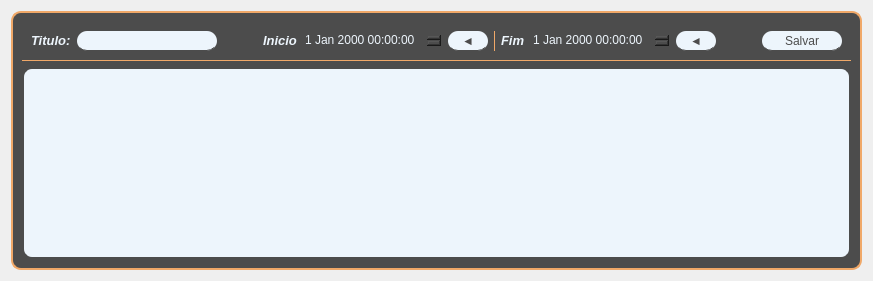
            <widget class="QWidget" name="NewNotas">
             <layout class="QVBoxLayout" name="verticalLayout_31">
              <item>
               <widget class="QFrame" name="frame_39">
                <property name="styleSheet">
                 <string notr="true">background-color: rgb(76, 76, 76);
color: rgb(240, 168, 104);
border-radius: 10px;
border-style: solid;
border-width: 2px;
border-color: rgb(240, 168, 104);</string>
                </property>
                <property name="frameShape">
                 <enum>QFrame::StyledPanel</enum>
                </property>
                <property name="frameShadow">
                 <enum>QFrame::Raised</enum>
                </property>
                <layout class="QVBoxLayout" name="verticalLayout_32">
                 <item>
                  <widget class="QFrame" name="frame_37">
                   <property name="styleSheet">
                    <string notr="true">color: rgb(237, 245, 252);
border-radius: none;
border-top: none;
border-right: none;
border-left: none;
border-width: 1px;</string>
                   </property>
                   <property name="frameShape">
                    <enum>QFrame::StyledPanel</enum>
                   </property>
                   <property name="frameShadow">
                    <enum>QFrame::Raised</enum>
                   </property>
                   <layout class="QHBoxLayout" name="horizontalLayout_22">
                    <item>
                     <widget class="QLabel" name="label_27">
                      <property name="styleSheet">
                       <string notr="true">border: none;</string>
                      </property>
                      <property name="text">
                       <string>&lt;html&gt;&lt;head/&gt;&lt;body&gt;&lt;p&gt;&lt;span style=&quot; font-size:10pt; font-weight:600; font-style:italic;&quot;&gt;Titulo:&lt;/span&gt;&lt;/p&gt;&lt;/body&gt;&lt;/html&gt;</string>
                      </property>
                     </widget>
                    </item>
                    <item>
                     <widget class="QLineEdit" name="lineEdit_13">
                      <property name="sizePolicy">
                       <sizepolicy hsizetype="Expanding" vsizetype="Preferred">
                        <horstretch>0</horstretch>
                        <verstretch>0</verstretch>
                       </sizepolicy>
                      </property>
                      <property name="minimumSize">
                       <size>
                        <width>140</width>
                        <height>20</height>
                       </size>
                      </property>
                      <property name="maximumSize">
                       <size>
                        <width>160</width>
                        <height>16777215</height>
                       </size>
                      </property>
                      <property name="styleSheet">
                       <string notr="true">background-color: rgb(237, 245, 252);
border-radius: 10px;
color: rgb(76, 76, 76);
border-color: none;</string>
                      </property>
                     </widget>
                    </item>
                    <item>
                     <spacer name="horizontalSpacer_3">
                      <property name="orientation">
                       <enum>Qt::Horizontal</enum>
                      </property>
                      <property name="sizeHint" stdset="0">
                       <size>
                        <width>40</width>
                        <height>20</height>
                       </size>
                      </property>
                     </spacer>
                    </item>
                    <item>
                     <widget class="QLabel" name="label_26">
                      <property name="styleSheet">
                       <string notr="true">border: none;</string>
                      </property>
                      <property name="text">
                       <string>&lt;html&gt;&lt;head/&gt;&lt;body&gt;&lt;p&gt;&lt;span style=&quot; font-size:10pt; font-weight:600; font-style:italic;&quot;&gt;Inicio&lt;/span&gt;&lt;/p&gt;&lt;/body&gt;&lt;/html&gt;</string>
                      </property>
                     </widget>
                    </item>
                    <item>
                     <widget class="QDateTimeEdit" name="dateTimeEdit">
                      <property name="styleSheet">
                       <string notr="true">border-color:  rgb(76, 76, 76);</string>
                      </property>
                     </widget>
                    </item>
                    <item>
                     <widget class="QPushButton" name="pushButton_5">
                      <property name="sizePolicy">
                       <sizepolicy hsizetype="Expanding" vsizetype="Preferred">
                        <horstretch>0</horstretch>
                        <verstretch>0</verstretch>
                       </sizepolicy>
                      </property>
                      <property name="minimumSize">
                       <size>
                        <width>40</width>
                        <height>0</height>
                       </size>
                      </property>
                      <property name="maximumSize">
                       <size>
                        <width>40</width>
                        <height>20</height>
                       </size>
                      </property>
                      <property name="styleSheet">
                       <string notr="true">background-color: rgb(237, 245, 252);
border-radius: 10px;
color: rgb(76, 76, 76);
border-color: none;</string>
                      </property>
                      <property name="text">
                       <string>◄</string>
                      </property>
                     </widget>
                    </item>
                    <item>
                     <widget class="Line" name="line">
                      <property name="sizePolicy">
                       <sizepolicy hsizetype="Expanding" vsizetype="Expanding">
                        <horstretch>0</horstretch>
                        <verstretch>0</verstretch>
                       </sizepolicy>
                      </property>
                      <property name="minimumSize">
                       <size>
                        <width>1</width>
                        <height>20</height>
                       </size>
                      </property>
                      <property name="maximumSize">
                       <size>
                        <width>1</width>
                        <height>16777215</height>
                       </size>
                      </property>
                      <property name="styleSheet">
                       <string notr="true">background-color: rgb(240, 168, 104);
border: none;
border-radius: none;</string>
                      </property>
                      <property name="orientation">
                       <enum>Qt::Vertical</enum>
                      </property>
                     </widget>
                    </item>
                    <item>
                     <widget class="QLabel" name="label_25">
                      <property name="styleSheet">
                       <string notr="true">border: none;</string>
                      </property>
                      <property name="text">
                       <string>&lt;html&gt;&lt;head/&gt;&lt;body&gt;&lt;p&gt;&lt;span style=&quot; font-size:10pt; font-weight:600; font-style:italic;&quot;&gt;Fim&lt;/span&gt;&lt;/p&gt;&lt;/body&gt;&lt;/html&gt;</string>
                      </property>
                     </widget>
                    </item>
                    <item>
                     <widget class="QDateTimeEdit" name="dateTimeEdit_2">
                      <property name="styleSheet">
                       <string notr="true">border-color:  rgb(76, 76, 76);</string>
                      </property>
                     </widget>
                    </item>
                    <item>
                     <widget class="QPushButton" name="pushButton_6">
                      <property name="sizePolicy">
                       <sizepolicy hsizetype="Expanding" vsizetype="Preferred">
                        <horstretch>0</horstretch>
                        <verstretch>0</verstretch>
                       </sizepolicy>
                      </property>
                      <property name="minimumSize">
                       <size>
                        <width>40</width>
                        <height>0</height>
                       </size>
                      </property>
                      <property name="maximumSize">
                       <size>
                        <width>40</width>
                        <height>20</height>
                       </size>
                      </property>
                      <property name="styleSheet">
                       <string notr="true">background-color: rgb(237, 245, 252);
border-radius: 10px;
color: rgb(76, 76, 76);
border-color: none;</string>
                      </property>
                      <property name="text">
                       <string>◄</string>
                      </property>
                     </widget>
                    </item>
                    <item>
                     <spacer name="horizontalSpacer_2">
                      <property name="orientation">
                       <enum>Qt::Horizontal</enum>
                      </property>
                      <property name="sizeHint" stdset="0">
                       <size>
                        <width>40</width>
                        <height>20</height>
                       </size>
                      </property>
                     </spacer>
                    </item>
                    <item>
                     <widget class="QPushButton" name="pushButton_8">
                      <property name="sizePolicy">
                       <sizepolicy hsizetype="Expanding" vsizetype="Preferred">
                        <horstretch>0</horstretch>
                        <verstretch>0</verstretch>
                       </sizepolicy>
                      </property>
                      <property name="minimumSize">
                       <size>
                        <width>80</width>
                        <height>20</height>
                       </size>
                      </property>
                      <property name="maximumSize">
                       <size>
                        <width>80</width>
                        <height>16777215</height>
                       </size>
                      </property>
                      <property name="styleSheet">
                       <string notr="true">background-color: rgb(237, 245, 252);
border-radius: 10px;
color: rgb(76, 76, 76);
border-color: none;</string>
                      </property>
                      <property name="text">
                       <string>Salvar</string>
                      </property>
                     </widget>
                    </item>
                   </layout>
                  </widget>
                 </item>
                 <item>
                  <widget class="QPlainTextEdit" name="plainTextEdit">
                   <property name="styleSheet">
                    <string notr="true">background-color: rgb(237, 245, 252);
border-radius: 10px;
color: rgb(76, 76, 76);
border-color: none;</string>
                   </property>
                  </widget>
                 </item>
                </layout>
               </widget>
              </item>
             </layout>
            </widget>
